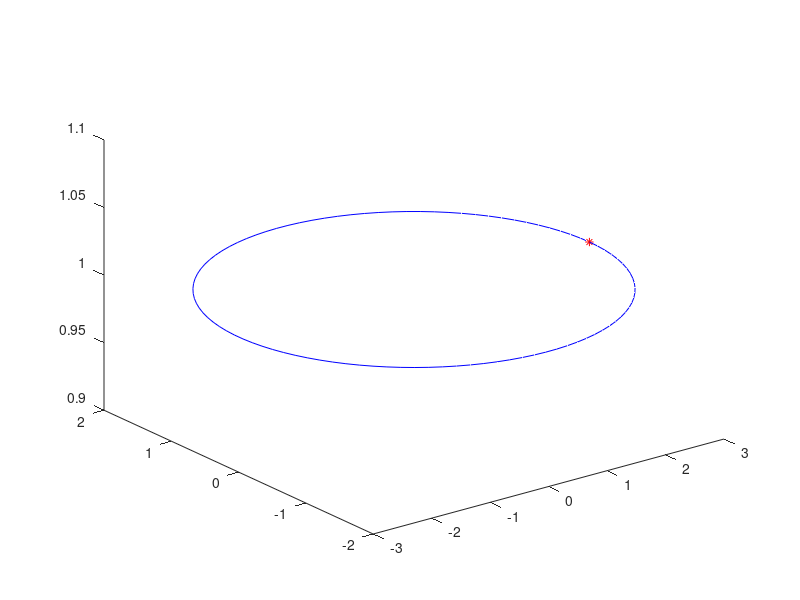

Here is the MATLAB script that generated this plot: (Note: this script raises an error after producing the figure.)
close all;
% Define the semi-major and semi-minor axes lengths
a = 3; % Semi-major axis length
b = 2; % Semi-minor axis length
c = 1; % Third semi-axis length (for 3D ellipse)
% Create a 3D ellipse
theta = linspace(0, 2*pi, 100);
z = c * ones(size(theta)); % Constant z-coordinate for the ellipse
x = a * cos(theta);
y = b * sin(theta);

s = plot3(x,y,z);

for i = 0:360
    rotate(s,[1 1 1],5);
    drawnow;
    pause(0.1);
    axis([-3 3 -3 3 -3 3]);
end
% this spins. next step, add a marker for handle (line?)
% incorporate into main.m using updated rotation matrix
%%
close all;
% Define the semi-major and semi-minor axes lengths
a = 3; % Semi-major axis length
b = 2; % Semi-minor axis length
c = 1; % Third semi-axis length (for 3D ellipse)
% Create a 3D ellipse
theta = linspace(0, 2*pi, 100);
z = c * ones(size(theta)); % Constant z-coordinate for the ellipse
x = a * cos(theta);
y = b * sin(theta);

% Plot the ellipse
s = plot3(x,y,z, 'b');
hold on;
% Plot a marker at the start of the ellipse
plot3(x(1),y(1),z(1),'r*');
hold off;

% Group the ellipse and the marker for rotation
h = hgtransform;
set(s, 'Parent', h);
% Now rotate the group
for i = 0:360
    rotate(h,[1 1 1],5);
    drawnow;
    pause(0.1);
    axis([-3 3 -3 3 -3 3]);
end
% this spins. next step, add a marker for handle (line?)
% incorporate into main.m using updated rotation matrix